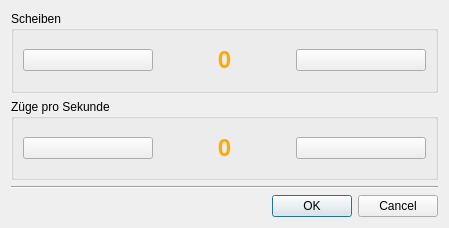
<?xml version="1.0" encoding="UTF-8"?>
<ui version="4.0">
 <class>DlgSettings</class>
 <widget class="QDialog" name="DlgSettings">
  <property name="geometry">
   <rect>
    <x>0</x>
    <y>0</y>
    <width>449</width>
    <height>228</height>
   </rect>
  </property>
  <property name="windowTitle">
   <string>Einstellungen</string>
  </property>
  <layout class="QGridLayout" name="gridLayout_3">
   <item row="0" column="0">
    <widget class="QGroupBox" name="groupBoxDisks">
     <property name="title">
      <string>Scheiben</string>
     </property>
     <layout class="QGridLayout" name="gridLayout_2">
      <item row="0" column="0">
       <widget class="QPushButton" name="btnDecreaseDisks">
        <property name="text">
         <string/>
        </property>
        <property name="icon">
         <iconset resource="icons.qrc">
          <normaloff>:/icons/left48.png</normaloff>:/icons/left48.png</iconset>
        </property>
       </widget>
      </item>
      <item row="0" column="1">
       <widget class="QLabel" name="lblDisks">
        <property name="font">
         <font>
          <pointsize>18</pointsize>
          <bold>true</bold>
         </font>
        </property>
        <property name="styleSheet">
         <string notr="true">color: rgb(255, 170, 0);</string>
        </property>
        <property name="text">
         <string>0</string>
        </property>
        <property name="alignment">
         <set>Qt::AlignCenter</set>
        </property>
       </widget>
      </item>
      <item row="0" column="2">
       <widget class="QPushButton" name="btnIncreaseDisks">
        <property name="text">
         <string/>
        </property>
        <property name="icon">
         <iconset resource="icons.qrc">
          <normaloff>:/icons/right48.png</normaloff>:/icons/right48.png</iconset>
        </property>
       </widget>
      </item>
     </layout>
    </widget>
   </item>
   <item row="1" column="0">
    <widget class="QGroupBox" name="groupBoxAnimation">
     <property name="title">
      <string>Züge pro Sekunde</string>
     </property>
     <layout class="QGridLayout" name="gridLayout">
      <item row="0" column="2">
       <widget class="QPushButton" name="btnIncreaseAnimation">
        <property name="text">
         <string/>
        </property>
        <property name="icon">
         <iconset resource="icons.qrc">
          <normaloff>:/icons/right48.png</normaloff>:/icons/right48.png</iconset>
        </property>
       </widget>
      </item>
      <item row="0" column="0">
       <widget class="QPushButton" name="btnDecreaseAnimation">
        <property name="text">
         <string/>
        </property>
        <property name="icon">
         <iconset resource="icons.qrc">
          <normaloff>:/icons/left48.png</normaloff>:/icons/left48.png</iconset>
        </property>
       </widget>
      </item>
      <item row="0" column="1">
       <widget class="QLabel" name="lblAnimation">
        <property name="font">
         <font>
          <pointsize>18</pointsize>
          <bold>true</bold>
         </font>
        </property>
        <property name="styleSheet">
         <string notr="true">color: rgb(255, 170, 0);</string>
        </property>
        <property name="text">
         <string>0</string>
        </property>
        <property name="alignment">
         <set>Qt::AlignCenter</set>
        </property>
       </widget>
      </item>
     </layout>
    </widget>
   </item>
   <item row="2" column="0">
    <widget class="Line" name="divider">
     <property name="orientation">
      <enum>Qt::Horizontal</enum>
     </property>
    </widget>
   </item>
   <item row="3" column="0">
    <widget class="QDialogButtonBox" name="btnBox">
     <property name="orientation">
      <enum>Qt::Horizontal</enum>
     </property>
     <property name="standardButtons">
      <set>QDialogButtonBox::Cancel|QDialogButtonBox::Ok</set>
     </property>
    </widget>
   </item>
  </layout>
 </widget>
 <resources>
  <include location="icons.qrc"/>
 </resources>
 <connections>
  <connection>
   <sender>btnBox</sender>
   <signal>accepted()</signal>
   <receiver>DlgSettings</receiver>
   <slot>accept()</slot>
   <hints>
    <hint type="sourcelabel">
     <x>248</x>
     <y>254</y>
    </hint>
    <hint type="destinationlabel">
     <x>157</x>
     <y>274</y>
    </hint>
   </hints>
  </connection>
  <connection>
   <sender>btnBox</sender>
   <signal>rejected()</signal>
   <receiver>DlgSettings</receiver>
   <slot>reject()</slot>
   <hints>
    <hint type="sourcelabel">
     <x>316</x>
     <y>260</y>
    </hint>
    <hint type="destinationlabel">
     <x>286</x>
     <y>274</y>
    </hint>
   </hints>
  </connection>
 </connections>
</ui>
